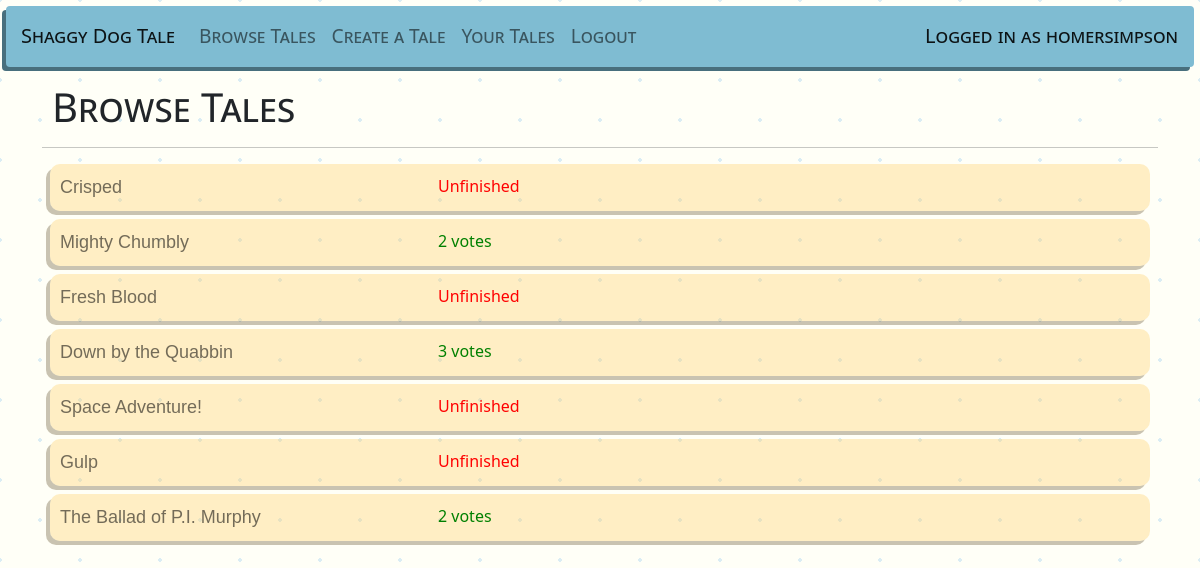
The app's page /shaggydogtale/browse (signed in) with its own data.
### shaggydogtale/models.py (models this page shows, shortened)
class Story(models.Model):
    title = models.CharField(max_length=100)
    beginning = models.TextField(max_length=2000)
    middle = models.TextField(max_length=2000)
    end = models.TextField(max_length=2000)

### shaggydogtale/views.py (the view)
# urls.py: path('', shaggydogtale_views.Browse, name='browse'),
def Browse(request):
    stories = Story.objects.all()
    context = {
        'stories': stories
    }
    return render(request, 'shaggydogtale/browse.html', context)

### shaggydogtale/templates/shaggydogtale/browse.html
{% extends 'shaggydogtale/base.html' %}
{% block body %}
<div class="container">
    <div class="row">
        <div class="col">
            <h1 class="page-title">Browse Tales</h1>
            <hr>
            {% for story in stories %}
                <div class="story-item">
                    <div class="col">
                        <a class="story" href="{% url 'shaggydogtale:view' story.id %}">{{story.title}}</a>
                    </div>
                    <div class="col">
                        {% if story.contributions.count < 3 %}
                            <div style="color: red">Unfinished</div>
                        {% else %}
                            <div style="color: green">{{story.votes.count}} votes</div>
                        {% endif %}
                    </div>
                </div>
            {% endfor %}
        </div>
    </div>
</div>
{% endblock body %}

### shaggydogtale/templates/shaggydogtale/base.html (shortened to what this page needs)
{% load static %}
<!DOCTYPE html>
<html lang="en">
<head>
    <link rel="stylesheet" href="{% static 'shaggydogtale/style.css' %}">
    <link href="https://cdn.jsdelivr.net/npm/bootstrap@5.2.2/dist/css/bootstrap.min.css" rel="stylesheet">
</head>
<body class="background">
    <nav class="navbar sticky-top navbar-expand-lg navbar-light navbar-custom">
        <a class="navbar-brand nav-margin" href="{% url 'shaggydogtale:browse' %}">Shaggy Dog Tale</a>
        <div class="collapse navbar-collapse" id="navbarNav">
          <ul class="navbar-nav">
            <li class="nav-item">
              <a class="nav-link" href="{% url 'shaggydogtale:browse' %}">Browse Tales</a>
            </li>
            {% if user.is_authenticated %}
            <li class="nav-item">
              <a class="nav-link" href="{% url 'shaggydogtale:create' %}">Create a Tale</a>
            </li>
            {% endif %}
            {% if user.is_authenticated %}
              <li class="nav-item">
                <a class="nav-link" href="{% url 'shaggydogtale:contributed' %}">Your Tales</a>
              </li>
              <li class="nav-item">
                <a class="nav-link" href="{% url 'logout' %}">Logout</a>
              </li>
            {% else %}
              <li class="nav-item">
                <a class="nav-link" href="{% url 'login' %}">Login</a>
              </li>
            {% endif %}
          </ul>
        </div>
        {% if user.is_authenticated %}
          <div class="navbar-brand nav-margin">Logged in as {{user}}</div>
        {% else %}
          <div class="navbar-brand nav-margin">Logged out</div>
        {% endif %}
    </nav>
    {% block body %}
    {% endblock body %}
</body>
</html>

### shaggydogtale/static/shaggydogtale/style.css (style rules this page uses)
a.story:link { color:#0000008C; font-family: Verdana, Geneva, Tahoma, sans-serif; font-weight: 500; font-size: large; text-decoration:none; }
.page-title { font-family:'Segoe UI', Tahoma, Geneva, Verdana, sans-serif; font-weight:400; font-variant: small-caps; text-rendering:geometricPrecision; margin: 10px; }
.navbar-custom { background-color: #7FBCD2; color: black; font-family: 'Segoe UI', Tahoma, Geneva, Verdana, sans-serif; font-weight: 400; font-size: larger; font-variant: small-caps; text-rendering: optimizeLegibility; box-shadow: -4px 4px #486f7d; margin: 6px; border-radius: 4px; }
.nav-margin { margin-left: 15px; margin-right: 15px; }
.story-item { background-color: #ffca5953; margin: 8px; padding: 10px; box-shadow: -4px 4px #5a472053; border-radius: 10px; color: black; font-family: 'Segoe UI', Tahoma, Geneva, Verdana, sans-serif; display: grid; grid-template-columns: 35% 65%; }
.background { background-color: #fffff7; opacity: 1; background-image: radial-gradient(#dbedf4 2px, transparent 2px), radial-gradient(#dbedf4 2px, #fffff7 2px); background-size: 80px 80px; background-position: 0 0,40px 40px; }

### records on screen
Story: title "Crisped", shows "Unfinished"
Story: title "Mighty Chumbly", votes.count "2"
Story: title "Fresh Blood", shows "Unfinished"
Story: title "Down by the Quabbin", votes.count "3"
Story: title "Space Adventure!", shows "Unfinished"
Story: title "Gulp", shows "Unfinished"
Story: title "The Ballad of P.I. Murphy", votes.count "2"

### other values on screen
{{ user }} "homersimpson"
